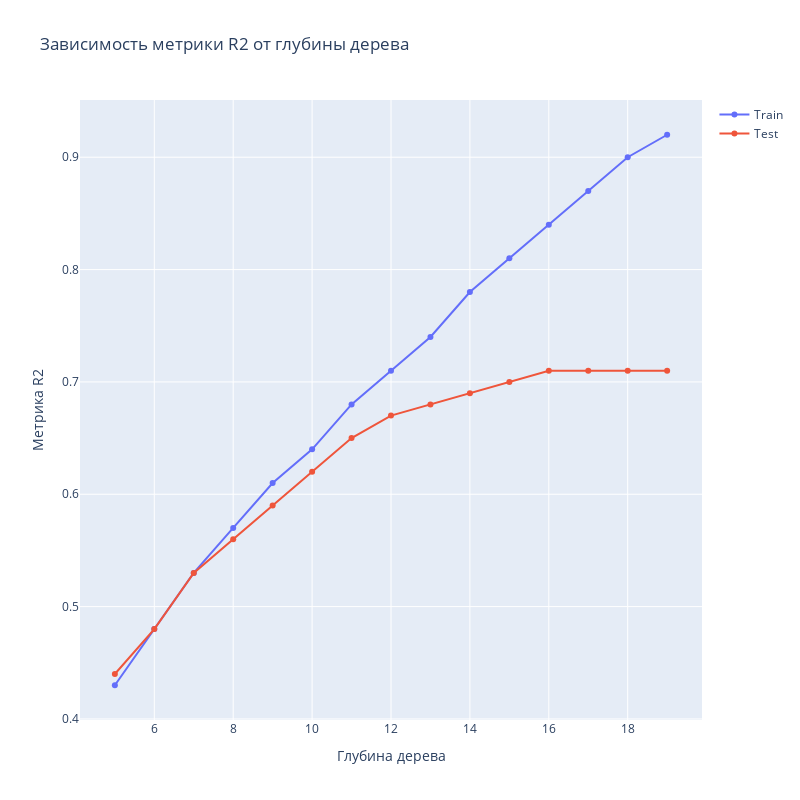

This figure's notebook cell:
### Markdown cell above
Как видим, метрики на тестовой выборке значительно хуже, чем на тренировочной. Это значит, что модель сильно подстроилась под тренировочные данные и мы получили переобучение модели.

### Code cell
# подберём оптимальные параметры глубины дерева
max_depths = range(5, 20)

def tree_depths(X_train, X_test, y_train, y_test):
  R_2_train = []
  R_2_test = []
  for depth in max_depths:
    model_tree = tree.DecisionTreeRegressor(max_depth=depth, random_state=42).fit(X_train, y_train)
    y_train_predict = model_tree.predict(X_train)
    y_test_predict = model_tree.predict(X_test)
    R_2_tr = round(metrics.r2_score(y_train, y_train_predict), 2)
    R_2_tes = round(metrics.r2_score(y_test, y_test_predict), 2)
    R_2_train.append(R_2_tr)
    R_2_test.append(R_2_tes)

  fig = go.Figure()
  fig.add_trace(go.Scatter(x=list(max_depths), y=R_2_train, name='Train'))
  fig.add_trace(go.Scatter(x=list(max_depths), y=R_2_test, name='Test'))
  fig.update_xaxes(title='Глубина дерева')
  fig.update_yaxes(title='Метрика R2')
  fig.update_layout(title='Зависимость метрики R2 от глубины дерева', height=800, width=800)
  return fig.show()

tree_depths(X_train_scal, X_test_scal, y_train, y_test)

### Figure 1 — Plotly figure (JSON) as saved in the notebook; plotly's stock layout.template omitted (floating-point values rounded to 4 significant figures)
{"data": [{"name": "Train", "type": "scatter", "x": [5, 6, 7, 8, 9, 10, 11, 12, 13, 14, 15, 16, 17, 18, 19], "y": [0.43, 0.48, 0.53, 0.57, 0.61, 0.64, 0.68, 0.71, 0.74, 0.78, 0.81, 0.84, 0.87, 0.9, 0.92]}, {"name": "Test", "type": "scatter", "x": [5, 6, 7, 8, 9, 10, 11, 12, 13, 14, 15, 16, 17, 18, 19], "y": [0.44, 0.48, 0.53, 0.56, 0.59, 0.62, 0.65, 0.67, 0.68, 0.69, 0.7, 0.71, 0.71, 0.71, 0.71]}], "layout": {"height": 800, "title": {"text": "Зависимость метрики R2 от глубины дерева"}, "width": 800, "xaxis": {"title": {"text": "Глубина дерева"}}, "yaxis": {"title": {"text": "Метрика R2"}}}}
